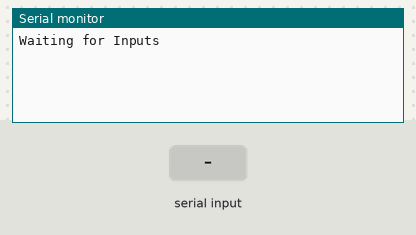
Recording of a sketch running on a simulated Arduino Uno, built with avr-gcc and run on an emulated ATmega328P. Parts: the last lines printed to the serial monitor. Inputs (shaded band) come from the test bench.

Above: at 1.9 s.
2.0 s: "<90,45>" received over Serial
At 2.3 s:
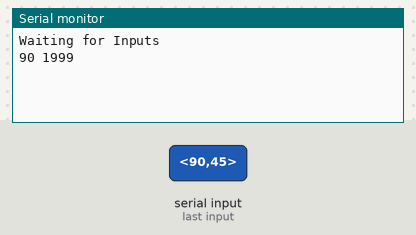
3.5 s: "<30,150>" received over Serial
At 4.8 s:
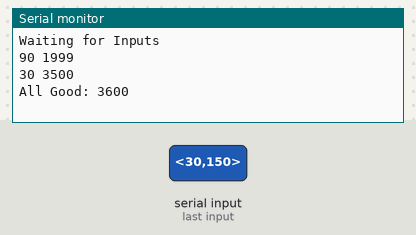

Measured:
- after the input at 2.0 s, the serial monitor: prints a new line at once (image 1)
- after the input at 3.5 s, the serial monitor: prints a new line at once (image 2)

The sketch:

BasicReceivingSendingOperations.ino
```cpp
int WaitingIntVal       = -1; // this is a place holder for int values that needs to be transmitted
int StimulatedVolumes   = WaitingIntVal;
int UnstimulatedVolumes = WaitingIntVal;

void setup() {
  delay(500);
  Serial.begin(115200);
  delay(500);
  Serial.println(String("Waiting for Inputs"));

  WaitForNumericalInput(StimulatedVolumes);
  WaitForNumericalInput(UnstimulatedVolumes);

  Serial.println(String("All Good:") + ' ' + String(millis())); // Signal that all is well
}

void loop() {
  delay(5000);
  SaveState();
}

/* -------------------------------------------------------------------
   --------------------  Receive Number ---------------------------
   convert a string into a Int value to be used in the code*/
 int SerialRead_Int_Value() {
    boolean NewData = true;
    int dataNumber;
    boolean recvInProgress = false;
    char startMarker = '<';
    char endMarker = '>';
    char rc;
    static byte ndx = 0;
    const byte numChars = 32;
    char receivedChars[numChars];

  while(NewData){
    if (Serial.available() > 0) {
        rc = Serial.read();
        if (recvInProgress == true) {
          if (rc != endMarker) {
              receivedChars[ndx] = rc;
              ndx++;
              if (ndx >= numChars) {
                  ndx = numChars - 1;
              }
          }
          else {
              receivedChars[ndx] = '\0'; // terminate the string
              ndx = 0;
              NewData = false;
          }
        }
        else if (rc == startMarker) {
            recvInProgress = true;
        }
    }
  }
  dataNumber = atoi(receivedChars);
  return dataNumber;
}

/* -------------------- Function to send variables as a csv string --------------------
the & symbol enable the call-by-reference option otherwise it would only copy x value*/
void WaitForNumericalInput(int &x){
  while (x == -1) {x = SerialRead_Int_Value();}
  Serial.println(String(x) + ' ' + String(millis())); // Signal that all is well
  delay(100);
}

/* -------------------- Function to send variables as a csv string -------------------- */
 void SaveState() {
  Serial.println(String(StimulatedVolumes) + ',' + \
  String(UnstimulatedVolumes));
}
```
